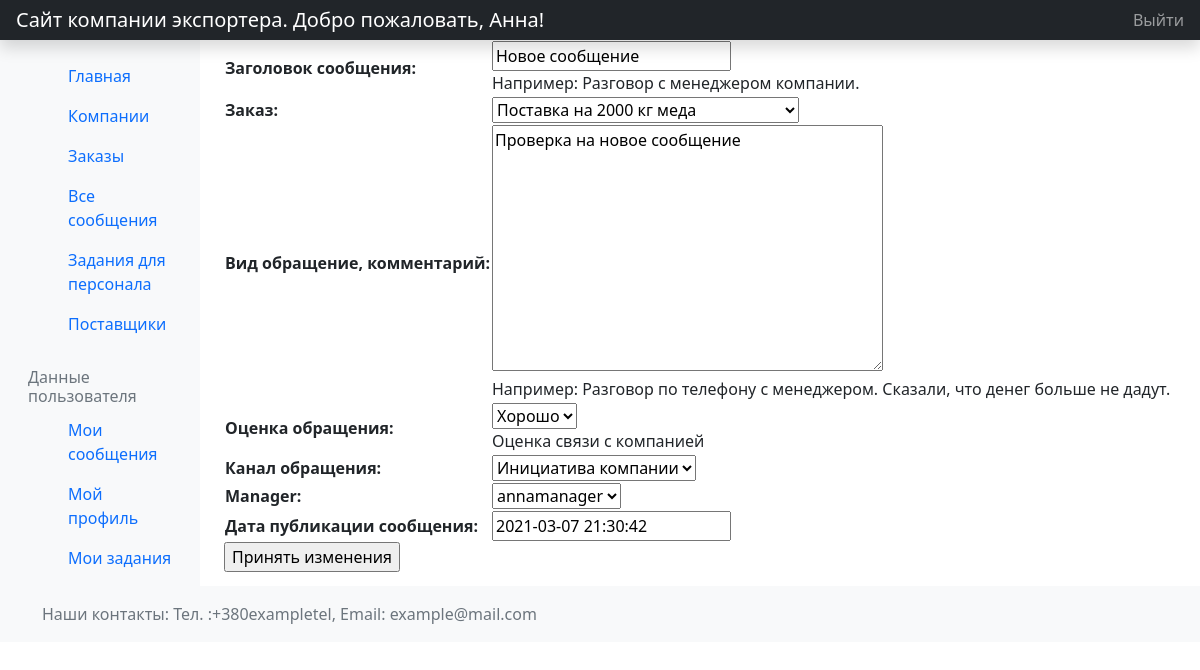
Screenshot of /orders/messages/8/update/ (signed in) with the database file from the repository.
### orders/models.py (models this page shows, shortened)
class Messages(models.Model):
    title = models.CharField('Заголовок сообщения', max_length=100,
                             help_text='Например: Разговор с менеджером компании.')
    order = models.ForeignKey('Orders', on_delete=models.CASCADE, null=True, verbose_name='Заказ')
    description = models.TextField('Вид обращение, комментарий', max_length=1000,
                                   help_text='Например: Разговор по телефону с менеджером. Сказали, что денег больше не дадут.')
    MARK = (
        ('g', 'Хорошо'),
        ('b', 'Плохо'),
    )
    mark = models.CharField('Оценка обращения', max_length=1, choices=MARK, blank=True, default='g',
                            help_text='Оценка связи с компанией')
    CHANNEL = (
        ('z', 'Заявка'),
        ('l', 'Письмо'),
        ('s', 'Сайт'),
        ('i', 'Инициатива компании'),
        ('p', 'Звонок'),
    )
    channel = models.CharField('Канал обращения', max_length=1, choices=CHANNEL, blank=True, default='')
    manager = models.ForeignKey(User, on_delete=models.SET_NULL, null=True, blank=True)
    pub_date = models.DateTimeField('Дата публикации сообщения', default=timezone.now)
    class Meta:
        verbose_name = 'Сообщение'
        verbose_name_plural = 'Сообщения'
        permissions = (("can_view_list_of_messages", "Can view list of messages"),)

### orders/views.py (the view)
# urls.py: url(r'^messages/(?P<pk>\d+)/update/$', views.MessageUpdate.as_view(), name='message_update'),
class MessageUpdate(LoginRequiredMixin, PermissionRequiredMixin, UpdateView):
    model = Messages
    fields = '__all__'
    permission_required = 'orders.can_view_list_of_orders'

### orders/models.py (called while the page is built)
    def __str__(self):
        return self.name

### orders/templates/orders/messages_form.html (shortened to what this page needs)
{% extends "base_generic.html" %}
{% block content %}
<form action="" method="post">
    <table>
    {{ form.as_table }}
    </table>
    <input type="submit" value="Принять изменения" />
</form>
{% endblock %}

### orders/templates/navbar.html (shortened to what this page needs)
<header class="navbar navbar-dark sticky-top bg-dark flex-md-nowrap p-0 shadow">
  <a class="navbar-brand col-md-3 col-lg-2 me-0 px-3" href="{% url 'home' %}">Сайт компании экспортера.{% if user.is_authenticated %} Добро пожаловать, {{ user.first_name }}! {%endif%}</a>
  <ul class="navbar-nav px-3">
    <li class="nav-item text-nowrap">
      {% if user.is_authenticated %}
      <a class="nav-link" href="{% url 'logout'%}?next={{request.path}}">Выйти</a>
      {% else %}
      <a class="nav-link" href="{% url 'login'%}?next={{request.path}}">Войти</a>
      {% endif %}
    </li>
  </ul>
</header>

### rows the page displays
Messages: title "Новое сообщение", order "Поставка на 2000 кг меда", description "Проверка на новое сообщение", mark "Хорошо", channel "Инициатива компании", manager "annamanager", pub_date "2021-03-07 21:30:42"

### other values shown
{{ user.first_name }} "Анна"
